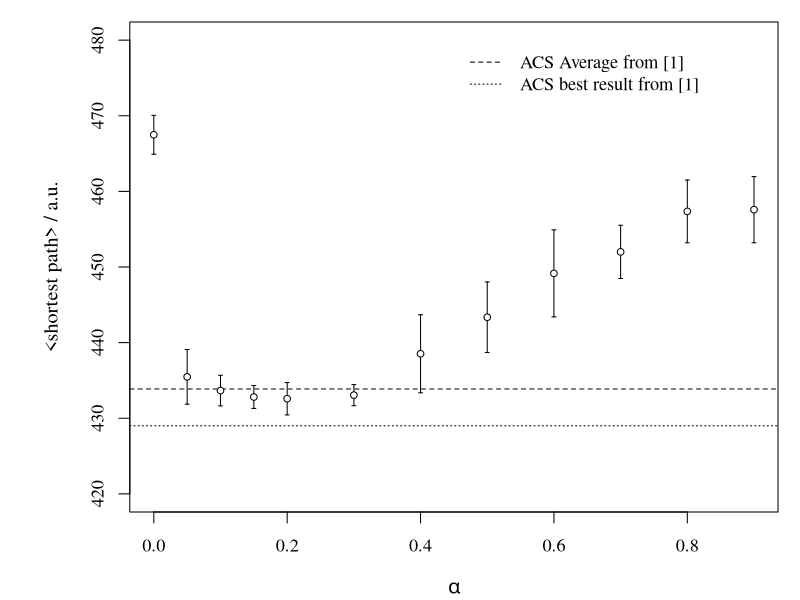

Generate this figure with R:
#Plot alpha vs. global_shortest_path_average

#Version 2, ungerundet, altes tau, eil51
# no_agents = 10;       						
# rounds = 2000										
# start_city = 1;										
# q0 = 0.9;
# tau_init = 0.1;                               
#V = 2;

rm(list = ls())

alpha = c(0,0.05,0.1,0.15,0.2,0.3,0.4,0.5,0.6,0.7,0.8,0.9)
global_shortest_path_average = c( 467.4848,435.4711,433.6548,432.8082,432.5827,433.0562,438.5247,443.3537,449.1570, 452.0009,  457.3505,457.5814)
errors = c( 2.5652,3.6174,2.0224,1.5140,2.1404,1.3963, 5.1615, 4.6702,5.7521, 3.5225,4.1459 ,4.3749)
#Grafik
par(family="serif",oma=c(0,1,0,0),mgp=c(2.9,1,0),mar=c(4,4.9,1,1),cex.lab=1.1,cex=1.1)
plot(alpha,global_shortest_path_average,type="n",
     xlim=c(0,0.9),
     ylim=c(420,480),
     xlab=expression(paste(alpha)),
     ylab=expression(paste("<shortest path>"," / ", a.u.)),
     
)

y.errorbars <- function(alpha,global_shortest_patha_average,errors,ebl=0.02){arrows(alpha,global_shortest_path_average-errors,alpha,global_shortest_path_average+errors,code=3,angle=90,length=ebl)}
y.errorbars(alpha,global_shortest_path_average,errors)

#legend(0.8,430,c(expression(paste("city"," = ","eil51")),expression(paste(beta," = ",2)),expression(paste(rounds," = ",2000)),expression(paste(no_agents," = ",10)),expression(paste(q0," = ",0.9)),expression(paste(tau_init," = ",0.1)),expression(paste(L_nn," = ",513.61))))
#arrows(0.2,410,0.2,430,length=0.1,angle=30)
#text(0.2,450,expression(paste(alpha[optimized])))
legend(0.45,480,lty=c(2,3),c("ACS Average from [1]","ACS best result from [1]"),bty="n")
abline(h=433.87,lty=2)
abline(h=429,lty=3)
points(alpha,global_shortest_path_average,cex=0.8,pc=21,bg="white")

dev.copy2pdf(file="alpha_vs_shortestpath.pdf",height=7,width=12)
